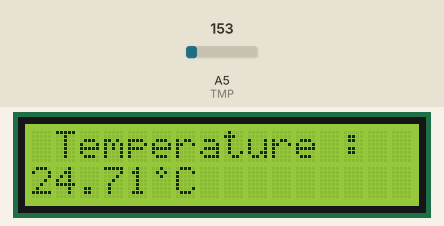
This sketch was run on a simulated Arduino Uno, built with avr-gcc and run on an emulated ATmega328P. Parts: 16×2 character LCD. Inputs (shaded band) come from the test bench; at power-on: A5 (TMP) = 153.

Above: at 4.2 s.
4.3 s: A5 (TMP) set to 165
At 7.1 s:
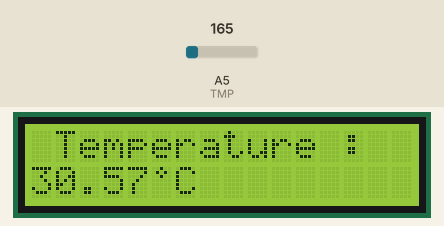
10.5 s: A5 (TMP) set to 175
At 13.0 s:
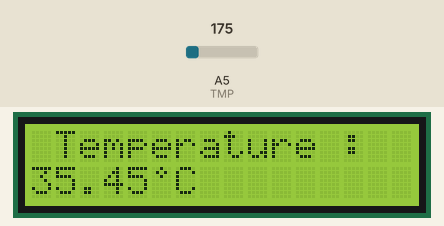
16.5 s: A5 (TMP) set to 191
At 18.9 s:
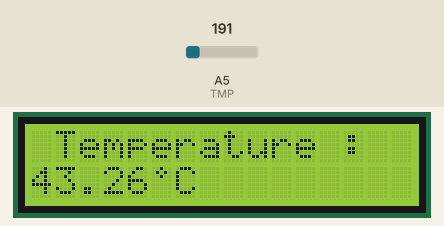
Timing chart, 0 to 20.4 s (numbered marks = the images above; inputs shaded):
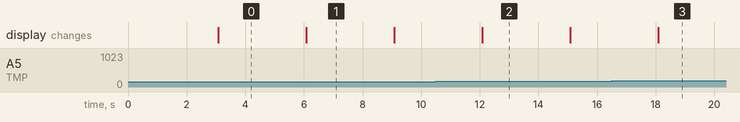

Measured:
- after the input at 4.3 s, the display: first differs from a run without the input after 1.8 s (image 1)
- after the input at 10.5 s, the display: first differs from a run without the input after 1.6 s (image 2)
- after the input at 16.5 s, the display: first differs from a run without the input after 1.6 s (image 3)
- what the display in image 1 shows lasts 3.0 s, from 6.1 s to 9.1 s

The sketch:

P10-LCD-TEMP36_Q1.ino
```cpp
// Croquis P10-LCD-TEMP36_Q1.ino

//----- LIBRAIRIE ADDITIONNELLE -----
#include <LiquidCrystal.h>  // Librairie pour l'utilisation de l'afficheur LCD

//----- CONSTANTES -----
// création de l'objet lcd (notre afficheur LCD)
LiquidCrystal lcd(8, 9, 10, 11, 12, 13); // RS=8, RW=GND, EN=9, D4=10, D5=11, D6=12, D7=13

#define TMP 5  // Broche de sortie du tmp36 sur la ligne analogique 5 (A5)

// Definition du caractere degre
byte degres[8] = {
  B00100,
  B01010,
  B00100,
  B00000,
  B00000,
  B00000,
  B00000,
  B00000,
};

//----- VARIABLES -----
int tensionLue; // valeur lue sur la broche de sortie du tmp36

//----- PROCEDURE D'INITIALISATION -----
void setup() {
  lcd.begin(16, 2); // déclaration du LCD à 16 caractères sur 2 lignes
  lcd.clear();      // Effacement du LCD
  lcd.createChar( 0, degres );// Création du caractère degré
    // Message de présentation sur 2 lignes durant 3 secondes
  lcd.setCursor(0, 0); // placement : 1ere colonne, 1ere ligne
  lcd.print(" CLG ST GILBERT "); // on écrit...
  lcd.setCursor(0, 1); // placement : 1ere colonne, 2eme ligne
  lcd.print(" LCD - ARDUINO  ");
  delay (3000);
  lcd.clear();      // Effacement du LCD
  // Caractères qui ne seront pas effacés
  lcd.setCursor(1, 0);
  lcd.print("Temperature :");
  lcd.setCursor(5, 1);
  lcd.write(byte(0));
  lcd.print("C");
}

//----- BOUCLE PRINCIPALE -----
void loop(){
  tensionLue = analogRead(TMP); // Lecture du TMP36, nombre compris entre 0 et 1023
  // conversion en une valeur comprise entre 0.0V et 5.0V (tension réelle)
  float tensionSortie = (tensionLue * 5.0) / 1024.0;
  // Conversion en une température en degrés C
  float temperature = ((tensionSortie * 1000) - 500) / 10;
  // Ecriture de la température pendant 3 secondes
  lcd.setCursor(0, 1); // placement : 1ere colonne, 2eme ligne
  lcd.print(temperature);
  delay(3000);
  lcd.setCursor(0, 1); // placement : 1ere colonne, 2eme ligne
  lcd.print("     "); // Effacement de la température
}
```
